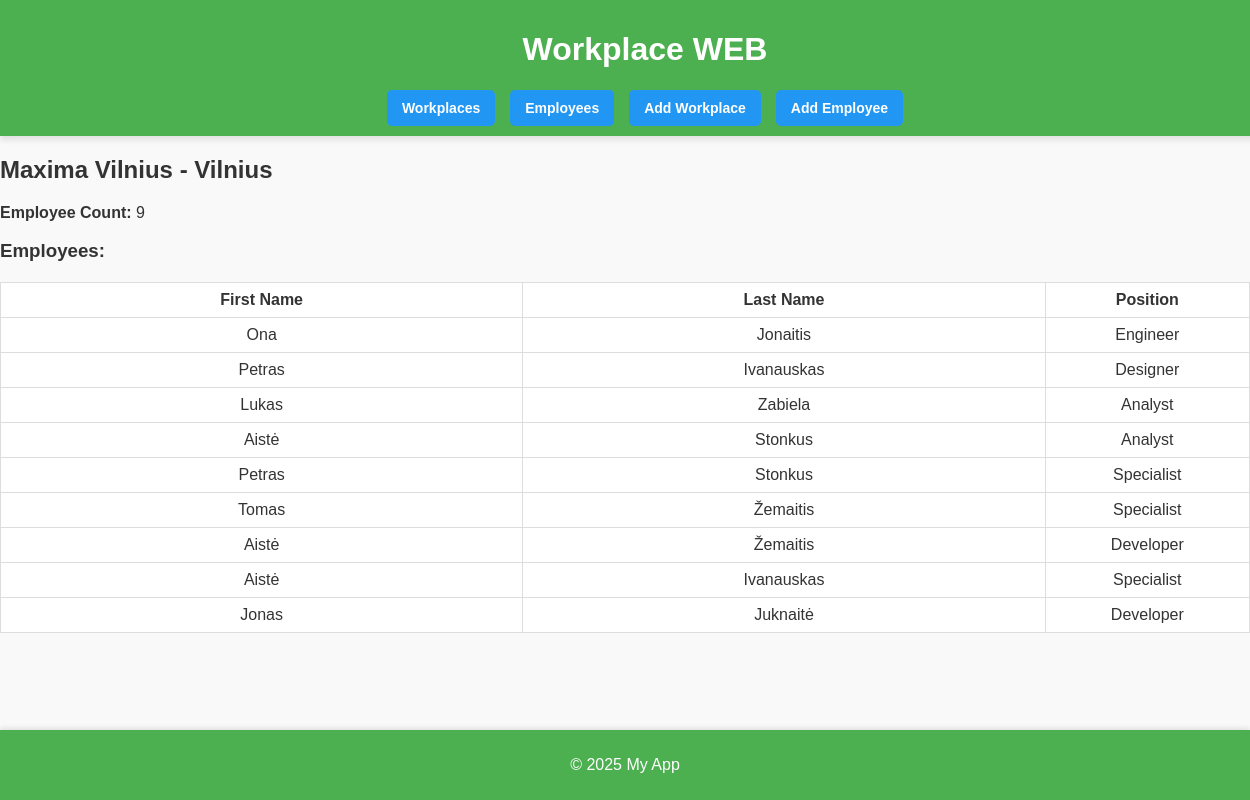
The page /workplaces/1 on the database its author committed.
### 32task/app/models.py (models this page shows, shortened)
class Workplace(db.Model):
    id = db.Column(db.Integer, primary_key=True)  # Pagrindinis raktas
    name = db.Column(db.String(100), nullable=False)  # Darbovietės pavadinimas
    city = db.Column(db.String(100), nullable=False)  # Miestas
    employees = db.relationship('Employee', backref='workplace', lazy=True)

class Employee(db.Model):
    id = db.Column(db.Integer, primary_key=True)  # Pagrindinis raktas
    first_name = db.Column(db.String(100), nullable=False)  # Darbuotojo vardas
    last_name = db.Column(db.String(100), nullable=False)  # Pavardė
    position = db.Column(db.String(100), nullable=False)  # Pareigos
    workplace_id = db.Column(db.Integer, db.ForeignKey('workplace.id'), nullable=False)  # Užsienio raktas į darboviečių lentelę

### 32task/app/routes.py (the view)
@main.route('/workplaces/<int:workplace_id>')
def workplace_details(workplace_id):
    workplace = Workplace.query.get_or_404(workplace_id)
    employees = Employee.query.filter_by(workplace_id=workplace_id).all()
    actual_employee_count = len(employees)
    return render_template('workplace_details.html',
                           workplace=workplace,
                           employees=employees,
                           employee_count=actual_employee_count)

### 32task/app/templates/workplace_details.html (shortened to what this page needs)
{% extends "base.html" %}
{% block content %}
<h2>{{ workplace.name }} - {{ workplace.city }}</h2>
<p><strong>Employee Count:</strong> {{ employee_count }}</p>
<h3>Employees:</h3>
{% if employees %}
<table>
    <thead>
        <tr>
            <th>First Name</th>
            <th>Last Name</th>
            <th>Position</th>
        </tr>
    </thead>
    <tbody>
        {% for employee in employees %}
        <tr>
            <td>{{ employee.first_name }}</td>
            <td>{{ employee.last_name }}</td>
            <td>{{ employee.position }}</td>
        </tr>
        {% endfor %}
    </tbody>
</table>
{% else %}
<p>No employees found for this workplace.</p>
{% endif %}
{% endblock %}

### 32task/app/templates/base.html (shortened to what this page needs)
<!DOCTYPE html>
<html lang="en">
<head>
    <link rel="stylesheet" href="{{ url_for('static', filename='css/style.css') }}">
</head>
<body>
    <header>
        <h1>Workplace WEB</h1>
        <nav>
            <a href="/workplaces" class="button blue">Workplaces</a>
            <a href="/employees" class="button blue">Employees</a>
            <a href="/workplaces/add" class="button blue">Add Workplace</a>
            <a href="/employees/add" class="button blue">Add Employee</a>
        </nav>
    </header>
    <main>
        {% block content %}
        {% endblock %}
    </main>
    <footer>
        <p>&copy; 2025 My App</p>
    </footer>
</body>
</html>

### 32task/app/static/css/style.css (style rules this page uses)
body { font-family: Arial, sans-serif; margin: 0; padding: 0; background-color: #f9f9f9; color: #333; overflow-x: hidden; }
header { background-color: #4CAF50; color: white; padding: 10px 20px; text-align: center; width: 100%; box-shadow: 0px 4px 6px rgba(0, 0, 0, 0.1); }
header nav { display: flex; justify-content: center; gap: 15px; margin-top: 10px; }
header nav a { padding: 10px 15px; text-decoration: none; color: white; background-color: #2196F3; border-radius: 5px; font-weight: bold; font-size: 14px; }
table { width: 100%; table-layout: fixed; border-collapse: collapse; margin: 20px 0; background-color: #fff; }
th, td { border: 1px solid #ddd; padding: 8px; text-align: center; word-wrap: break-word; }
th:nth-child(3), td:nth-child(3) { width: 15%; }
button, a.button { padding: 10px 15px; text-decoration: none; font-size: 14px; font-weight: bold; border: none; border-radius: 5px; cursor: pointer; }
button.blue, a.button.blue { background-color: #2196F3; color: white; }
footer { position: fixed; bottom: 0; left: 0; width: 100%; background-color: #4CAF50; color: white; text-align: center; padding: 10px 0; box-shadow: 0px -2px 5px rgba(0, 0, 0, 0.1); }

### rows shown on the page
Workplace: name "Maxima Vilnius", city "Vilnius"
Employee: first_name "Ona", last_name "Jonaitis", position "Engineer"
Employee: first_name "Petras", last_name "Ivanauskas", position "Designer"
Employee: first_name "Lukas", last_name "Zabiela", position "Analyst"
Employee: first_name "Aistė", last_name "Stonkus", position "Analyst"
Employee: first_name "Petras", last_name "Stonkus", position "Specialist"
Employee: first_name "Tomas", last_name "Žemaitis", position "Specialist"
Employee: first_name "Aistė", last_name "Žemaitis", position "Developer"
Employee: first_name "Aistė", last_name "Ivanauskas", position "Specialist"
Employee: first_name "Jonas", last_name "Juknaitė", position "Developer"

### other values the page prints
{{ employee_count }} "9"
